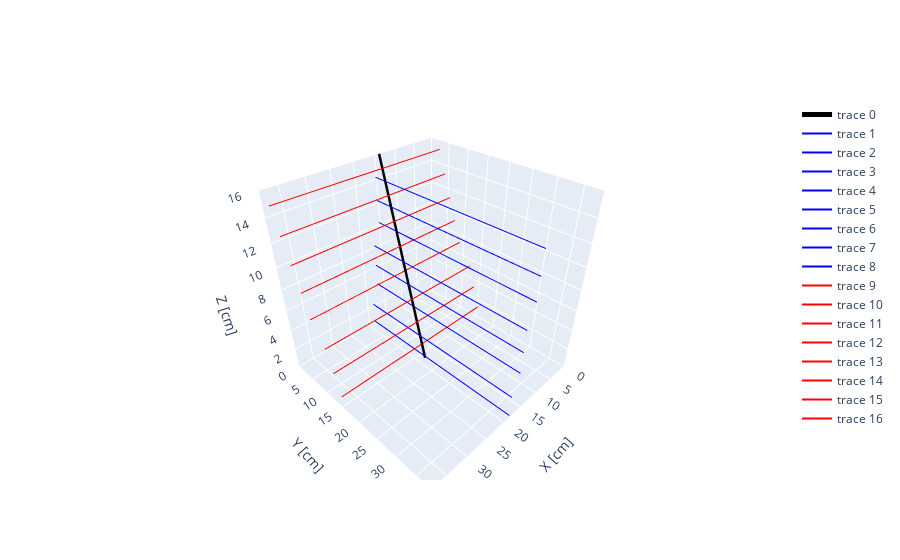

This figure's notebook cell:
### Code cell
track_num = random.randint(0,len(good_tracks))
t1 = good_tracks[track_num]
t1.show()

### Figure 1 — Plotly figure (JSON) as saved in the notebook; plotly's stock layout.template omitted (floating-point values rounded to 4 significant figures)
{"data": [{"line": {"color": "black", "width": 5}, "mode": "lines", "type": "scatter3d", "x": [18.38, 18.29, 18.2, 18.11, 18.02, 17.94, 17.85, 17.76, 17.67, 17.58, 17.49, 17.41, 17.32, 17.23, 17.14, 17.05, 16.96, 16.88, 16.79, 16.7, 16.61, 16.52, 16.43, 16.35, 16.26, 16.17, 16.08, 15.99, 15.9, 15.82, 15.73, 15.64, 15.55, 15.46, 15.37, 15.29, 15.2, 15.11, 15.02, 14.93, 14.84, 14.76, 14.67, 14.58, 14.49, 14.4, 14.31, 14.23, 14.14, 14.05], "y": [16.49, 16.15, 15.82, 15.49, 15.15, 14.82, 14.48, 14.15, 13.82, 13.48, 13.15, 12.82, 12.48, 12.15, 11.81, 11.48, 11.15, 10.81, 10.48, 10.15, 9.813, 9.479, 9.146, 8.812, 8.478, 8.145, 7.811, 7.478, 7.144, 6.81, 6.477, 6.143, 5.809, 5.476, 5.142, 4.808, 4.475, 4.141, 3.807, 3.474, 3.14, 2.807, 2.473, 2.139, 1.806, 1.472, 1.138, 0.8046, 0.471, 0.1373], "z": [0, 0.3265, 0.6531, 0.9796, 1.306, 1.633, 1.959, 2.286, 2.612, 2.939, 3.265, 3.592, 3.918, 4.245, 4.571, 4.898, 5.224, 5.551, 5.878, 6.204, 6.531, 6.857, 7.184, 7.51, 7.837, 8.163, 8.49, 8.816, 9.143, 9.469, 9.796, 10.12, 10.45, 10.78, 11.1, 11.43, 11.76, 12.08, 12.41, 12.73, 13.06, 13.39, 13.71, 14.04, 14.37, 14.69, 15.02, 15.35, 15.67, 16]}, {"marker": {"color": "blue", "size": 1}, "mode": "lines", "type": "scatter3d", "x": [15.2, 15.2], "y": [0, 38.4], "z": [14.2, 14.2]}, {"marker": {"color": "blue", "size": 1}, "mode": "lines", "type": "scatter3d", "x": [15.2, 15.2], "y": [0, 38.4], "z": [12.2, 12.2]}, {"marker": {"color": "blue", "size": 1}, "mode": "lines", "type": "scatter3d", "x": [16.8, 16.8], "y": [0, 38.4], "z": [4.2, 4.2]}, {"marker": {"color": "blue", "size": 1}, "mode": "lines", "type": "scatter3d", "x": [16.8, 16.8], "y": [0, 38.4], "z": [6.2, 6.2]}, {"marker": {"color": "blue", "size": 1}, "mode": "lines", "type": "scatter3d", "x": [15.2, 15.2], "y": [0, 38.4], "z": [10.2, 10.2]}, {"marker": {"color": "blue", "size": 1}, "mode": "lines", "type": "scatter3d", "x": [16.8, 16.8], "y": [0, 38.4], "z": [8.2, 8.2]}, {"marker": {"color": "blue", "size": 1}, "mode": "lines", "type": "scatter3d", "x": [18.4, 18.4], "y": [0, 38.4], "z": [2.2, 2.2]}, {"marker": {"color": "blue", "size": 1}, "mode": "lines", "type": "scatter3d", "x": [18.4, 18.4], "y": [0, 38.4], "z": [0.2, 0.2]}, {"marker": {"color": "red", "size": 1}, "mode": "lines", "type": "scatter3d", "x": [0, 38.4], "y": [4, 4], "z": [13.2, 13.2]}, {"marker": {"color": "red", "size": 1}, "mode": "lines", "type": "scatter3d", "x": [0, 38.4], "y": [15.2, 15.2], "z": [1.2, 1.2]}, {"marker": {"color": "red", "size": 1}, "mode": "lines", "type": "scatter3d", "x": [0, 38.4], "y": [5.6, 5.6], "z": [11.2, 11.2]}, {"marker": {"color": "red", "size": 1}, "mode": "lines", "type": "scatter3d", "x": [0, 38.4], "y": [13.6, 13.6], "z": [3.2, 3.2]}, {"marker": {"color": "red", "size": 1}, "mode": "lines", "type": "scatter3d", "x": [0, 38.4], "y": [12, 12], "z": [5.2, 5.2]}, {"marker": {"color": "red", "size": 1}, "mode": "lines", "type": "scatter3d", "x": [0, 38.4], "y": [2.4, 2.4], "z": [15.2, 15.2]}, {"marker": {"color": "red", "size": 1}, "mode": "lines", "type": "scatter3d", "x": [0, 38.4], "y": [7.2, 7.2], "z": [9.2, 9.2]}, {"marker": {"color": "red", "size": 1}, "mode": "lines", "type": "scatter3d", "x": [0, 38.4], "y": [8.8, 8.8], "z": [7.2, 7.2]}], "layout": {"scene": {"aspectmode": "cube", "xaxis": {"range": [0, 38.4], "title": {"text": "X [cm]"}}, "yaxis": {"range": [0, 38.4], "title": {"text": "Y [cm]"}}, "zaxis": {"range": [0, 16], "title": {"text": "Z [cm]"}}}}}
